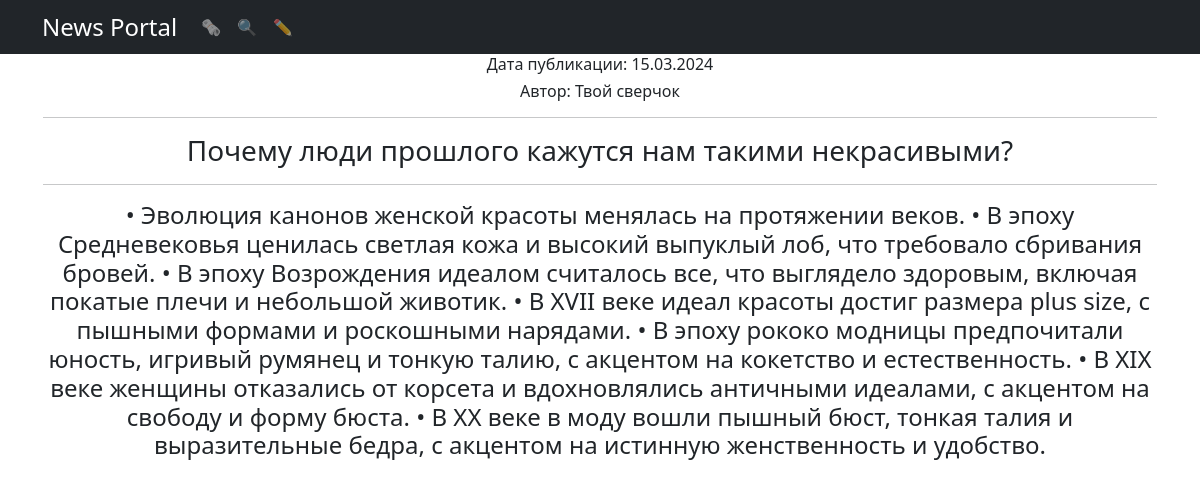
Page /3 on the committed database.
### news/models.py (models this page shows, shortened)
class Post(models.Model):
    content_type = models.CharField(max_length = 2,
                                  choices = CONTENT_TYPE,
                                  default = article)
    author = models.ForeignKey("Author", on_delete = models.CASCADE)
    datetime = models.DateTimeField(auto_now_add=True)
    category = models.ManyToManyField("Category")
    title = models.TextField()
    text = models.TextField()
    rating = models.FloatField(default=0)
    def __str__(self):
        return f'{self.title}'

class User(models.Model):
    id = models.IntegerField(primary_key=True)
    first_name = models.TextField()
    last_name = models.TextField()
    username = models.TextField()
    date_registration = models.DateField()

### news/views.py (the view)
# urls.py: path('<int:pk>', PostDetail.as_view(), name='post_detail'),
class PostDetail(DetailView):
    model = Post
    context_object_name = 'news'
    template_name = 'news_id.html'

### news/templatetags/custom_filters.py (called while the page is built)
@register.filter()
def date_publicate(date):
    date = f'{date}'[:10].split('-')
    return f"{date[2]}.{date[1]}.{date[0]}"

@register.filter()
def author_username(id):
    return User.objects.filter(id=id)[0].username

@register.filter()
def censor(text):
    censored_text = []
    for word in text.split():
        if word.lower() in CENSOR_WORDS:
            censored_text.append(f"{word[0]}{'*'*len(word)}")
        else:
            censored_text.append(word)
    return " ".join(censored_text)

### templates/news_id.html (shortened to what this page needs)
{% extends 'flatpages/default.html' %}
{% load custom_filters %}
{% block content %}
   {% if news %}
        <table>
            <tr>
                <td>
                    <h6>Дата публикации: {{ news.datetime|date_publicate }}</h6>
                    <h6>Автор: {{ news.author_id|author_username}}</h6>
                    <hr>
                    <h3>{{ news }}</h3>
                    <hr>
                    <h4>{{ news.text|censor }}</h4>
                </td>
            </tr>
        </table>
   {% else %}
       <h2>Статья не найдена!</h2>
        <h5>Проверьте правильность страницы или попробуйте позже!</h5>
   {% endif %}
{% endblock content %}

### rows in the picture
Post: datetime "15.03.2024", author_id|author_username "Твой сверчок", title "Почему люди прошлого кажутся нам такими некрасивыми?", text|censor "• Эволюция канонов женской красоты менялась на протяжении веков. • В эпоху Средневековья ценилась светлая кожа и высокий выпуклый лоб, что требовало сбривания бровей. • В эпоху Возрождения идеалом считалось все, что выглядело здоровым, включая покатые плечи и небольшой животик. • В XVII веке идеал красоты достиг размера plus size, с пышными формами и роскошными нарядами. • В эпоху рококо модницы предпочитали юность, игривый румянец и тонкую талию, с акцентом на кокетство и естественность. • В XIX веке женщины отказались от корсета и вдохновлялись античными идеалами, с акцентом на свободу и форму бюста. • В ХХ веке в моду вошли пышный бюст, тонкая талия и выразительные бедра, с акцентом на…"
